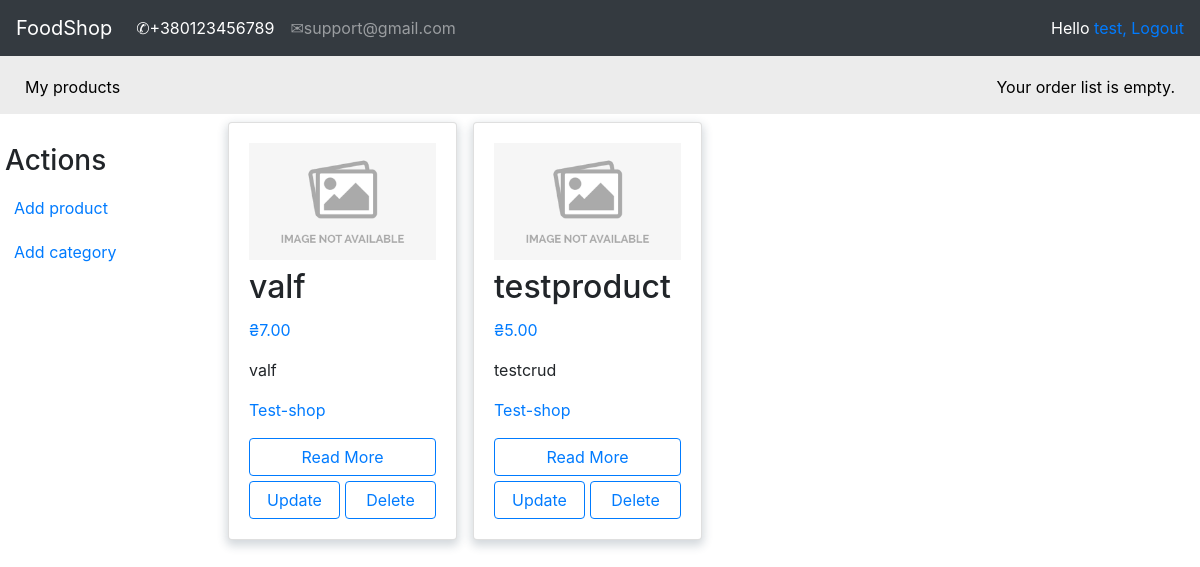
Screenshot of /account/my_products/ (signed in) with the database file from the repository.
### shop/models.py (models this page shows, shortened)
class Product(models.Model):
    shop = models.ForeignKey(Shop, on_delete=models.CASCADE)
    category = models.ForeignKey(Category, on_delete=models.CASCADE)
    name = models.CharField(max_length=150, db_index=True)
    slug = models.SlugField(max_length=150, db_index=True)
    image = models.ImageField(upload_to='image_products/%Y/%d/%m', default='image_products/no_img.png')
    description = models.TextField(blank=True)
    price = models.DecimalField(max_digits=10, decimal_places=2)
    available = models.BooleanField(default=True)
    created = models.DateTimeField(auto_now_add=True)
    updated = models.DateTimeField(auto_now=True)
    objects = ProductManager()
    class Meta:
        ordering = ('-created',)
        index_together = (('id', 'slug'),)
        default_related_name = "products"
    def get_absolute_url(self):
        return reverse('product_detail',
                       args=[self.id, self.slug])
    def get_shop_slug(self):
        shop = Shop.objects.get(name=self.shop)
        shop = shop.slug
        return reverse('product_list_by_shop',
                       args=[shop])

class Category(models.Model):
    name = models.CharField(max_length=150, db_index=True)
    slug = models.SlugField(max_length=150, db_index=True, unique=True)
    class Meta:
        ordering = ('name',)
        default_related_name = "category"
        verbose_name = "Category"
        verbose_name_plural = "Categories"
    def __str__(self):
        return self.name

class Shop(models.Model):
    owner = models.OneToOneField(settings.AUTH_USER_MODEL, on_delete=models.CASCADE)
    name = models.CharField(max_length=150, db_index=True)
    slug = models.SlugField(max_length=150, db_index=True, unique=True)
    class Meta:
        ordering = ('name',)
        default_related_name = "shop"
    def __str__(self):
        return self.name

### account/decorators.py (the view)
    def wrapper_func(request, *args, **kwargs):
        group = None
        if request.user.groups.exists():
            group = request.user.groups.filter(name='entrepreneur').exists()
        if group:
            return view_func(request, *args, **kwargs)
        else:
            return redirect('product_list')

### account/templatetags/custom_tags.py (called while the page is built)
@register.filter(name='has_group')
def has_group(user, group_name):
    return user.groups.filter(name=group_name).exists()

@register.filter(name='has_shop')
def has_shop(user, shop_name):
    if Shop.objects.filter(owner=user):
        if Shop.objects.get(owner=user).name == shop_name.name:
            return shop_name.name
    else:
        return None

### account/views.py (called while the page is built)
@login_required
@entrepreneur_only
def myProducts(request):
    shop = Shop.objects.get(owner=request.user)
    products = Product.objects.filter(shop=shop)
    context = {"products": products}
    return render(request, 'registration/CRUD/my_products.html', context)

### orderlist/context_processors.py (called while the page is built)
def orderlist(request):
    return {'orderlist': OrderList(request)}

### orderlist/orderlist.py (called while the page is built)
    def __len__(self):
        return sum(item['count'] for item in self.orderlist.values())

### templates/registration/CRUD/my_products.html (shortened to what this page needs)
{% extends 'shop/base.html' %}
{% load custom_tags %}
{% load static %}
{% block context %}
<div id="sidebar">
        <h3 style="margin-left: 5px">Actions</h3>
        <ul>
            <li>
                <a href="{% url 'create_product' %}">Add product</a>
            </li>
            <li>
                <a href="{% url 'create_category' %}">Add category</a>
            </li>
        </ul>
    </div>
{% if products %}
<div class="row">
      {% for product in products %}
        <div class="post-item col-12 col-sm-6 col-md-6 col-lg-3 p-2">
          <div class="card h-100 card-product">
            <div class="card-body card-flex">
               <div class="product-image mb-2">
                <img src="{{ product.image.url }}">
               </div>
              <h2 class="card-title">{{ product.name }}</h2>
              <p class="text-primary">₴{{ product.price}}</p>
              <p class="card-text">{{product.category|safe | truncatewords:10 }}</p>
              <p class="card-text"><a href="{{ product.get_shop_slug }}">
                  {{product.shop|safe | truncatewords:10 }}</a></p>
              <a href="{{ product.get_absolute_url }}" style="width:100%; margin-bottom: 5px" class="btn btn-outline-primary">Read More</a>
              {% if request.user.is_authenticated %}
                {% if request.user|has_shop:product.shop %}
                <div class="d-flex justify-content-between">
                <a href="{% url 'update_product' product.id product.slug %}" style="width:50%; margin-right: 5px"
                   class="btn btn-outline-primary">Update</a>
                <a href="{% url 'delete_product' product.id product.slug %}" style="width:50%;"
                   class="btn btn-outline-primary">Delete</a>
                </div>
                {% endif %}
              {% endif %}
            </div>
          </div>
        </div>
      {% endfor %}
    </div>
{% else %}
<p style="font-style:oblique; font-size: 400%">Sorry, there are no products in this collection.</p>
{% endif %}
{% endblock %}

### templates/shop/base.html (shortened to what this page needs)
{% load custom_tags %}
{% load static %}
<html lang="en">
<head>
    <link rel="stylesheet" href="https://maxcdn.bootstrapcdn.com/bootstrap/4.0.0/css/bootstrap.min.css">
    <link rel="stylesheet" type="text/css" href="{% static '/css/style.css' %}">
    <link rel="stylesheet" type="text/css" href="{% static '/categories-slider/splide-2.4.21/dist/css/splide.min.css' %}">
    <link rel="stylesheet" type="text/css" href="{% static '/categories-slider/style.css' %}">
</head>
<body>
<nav class="navbar navbar-expand-lg navbar-dark bg-dark">
  <a class="navbar-brand" href="{% url 'product_list' %}">FoodShop</a>
  <div class="collapse navbar-collapse" id="navbarSupportedContent">
    <ul class="navbar-nav mr-auto">
      <li class="nav-item active">
        <a class="nav-link" href="#">&#9990;+380123456789<span class="sr-only">(current)</span></a>
      </li>
      <li class="nav-item">
        <a class="nav-link" href="#">&#9993;support@gmail.com</a>
      </li>
    </ul>
      <span class="user">
        {% if request.user.is_authenticated %}
          Hello <a href="{% url 'edit' %}">{{ request.user.username }},</a>
          <a href="{% url 'logout' %}">Logout</a>
        {% else %}
            <a href="{% url 'login' %}">Log-in</a>
        {% endif %}
    </span>
  </div>
</nav>
<div id="subheader">
<div class="my-products">
    {% if request.user.is_authenticated %}
        {% if request.user|has_group:"entrepreneur" %}
            <a href="{% url 'my_products' %}">My products</a>
        {% endif %}
    {% endif %}
</div>
 <div class="order-list">
          {% with total_items=orderlist|length %}
            {% if orderlist|length > 0 %}
                Your order list contains:
                <a href="{% url 'orderlist:orderlist_detail' %}">
                    {{ total_items }} item{{ total_items|pluralize }},
                    ₴{{ orderlist.get_total_price }}
                </a>
            {% else %}
                Your order list is empty.
            {% endif %}
        {% endwith %}
      </div>
 </div>
{% block context %}
{% endblock context %}
{% load static %}
</body>
</html>

### static/css/style.css (style rules this page uses)
html { overflow-x: hidden; }
.order-list { color: white; }
#subheader { background:#ececec; color:#444; padding:15px 100px; overflow:auto; }
#subheader .order-list { float:right; color:black; padding-top:4px; margin-right: -75px; }
#subheader .my-products { float: left; color: black; padding-top: 4px; margin-left: -75px; }
#subheader .my-products a { color: black; }
.user { color:white; }
#sidebar { width:220px; padding:30px 20px 0 0; float:left; }
#sidebar ul { margin:0; padding:0; }
#sidebar ul li { margin:0; list-style:none; padding:10px 14px; }
#sidebar ul li a { display:block; }
.card-flex { display:flex; flex-direction:column; justify-content:space-between; }
.card-product { box-shadow: 0px 4px 10px 1.7px rgb(34 60 80 / 20%); }
.product-image { max-width: 360px; max-height: 420px; }
.product-image img { display: block; max-width: 100%; object-fit: cover; }

### rows the page displays
Product: image (placeholder picture), name "valf", price "7.00", category "valf", shop "Test-shop", shows "Update"
Product: image (placeholder picture), name "testproduct", price "5.00", category "testcrud", shop "Test-shop", shows "Update"

### other values shown
{{ request.user.username }} "test"
